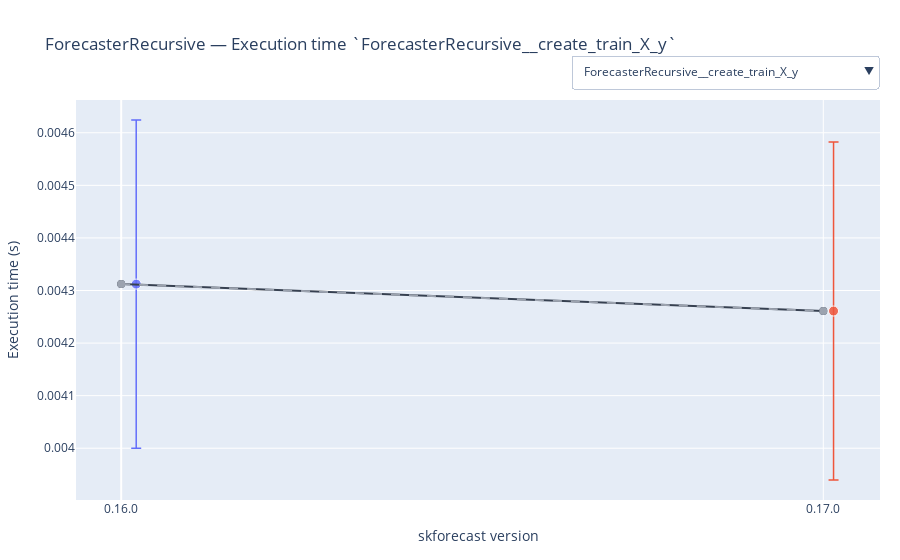

Notebook source saved alongside this figure:
### Markdown cell above
## ForecasterRecursive

The [`ForecasterRecursive` class](https://skforecast.org/latest/user_guides/autoregresive-forecaster.html) is benchmarked under a fixed experimental setup to ensure fair comparison across library versions. Key conditions are:

| Condition          | Value                                                                                |
|:-------------------|:-------------------------------------------------------------------------------------|
| Regressor          | `sklearn.dummy.DummyRegressor` (to isolate forecaster overhead)                      |
| Dataset length     | 2000 synthetic observations (generated with `bench_forecaster_recursive._make_data`) |
| Exogenous features | 3                                                                                    |
| Prediction horizon | 100 steps ahead                                                                      |
| Backtesting split  | 1200 training, remaining for testing, step size = 50, no re-fitting (see [guide](https://skforecast.org/latest/user_guides/backtesting.html)) |

**Note:** In versions `< 0.14.0`, `ForecasterRecursive` was named `ForecasterAutoreg`.

### Code cell
# Plot benchmark results
# ==============================================================================
plot_benchmark_results(
    results_benchmark_all,
    forecaster_names = ['ForecasterRecursive', 'ForecasterAutoreg'],
    regressors       = ['DummyRegressor'],
    add_mean         = True,
    add_median       = True
)

### Figure 1 — Plotly figure (JSON) as saved in the notebook; plotly's stock layout.template omitted (floating-point values rounded to 4 significant figures)
{"data": [{"error_y": {"array": [0.0003121], "color": "#636EFA", "thickness": 1.5, "type": "data", "visible": true, "width": 5}, "hovertemplate": "%{text}<extra></extra>", "marker": {"color": "#636EFA", "line": {"color": "white", "width": 1}, "opacity": 0.85, "size": 10}, "mode": "markers", "text": ["Forecaster: ForecasterRecursive<br>Regressor: DummyRegressor<br>Function: ForecasterRecursive__create_train_X_y<br>Function_hash: 59b823f1ff395872fac4f7578bd859fa<br>Method: ForecasterRecursive__create_train_X_y<br>Datetime: 2025-08-25 11:26:56.948536<br>Python version: 3.12.11<br>skforecast version: 0.16.0<br>numpy version: 2.1.3<br>pandas version: 2.3.2<br>sklearn version: 1.6.1<br>lightgbm version: 4.6.0<br>Platform: Linux-6.11.0-1018-azure-x86_64-with-glibc2.39<br>Processor: x86_64<br>CPU count: 4<br>Memory (GB): 16.77<br>Run time avg: 0.004312 s<br>Run time median: 0.004247 s<br>Run time p95: 0.004396 s<br>Run time std: 0.000312 s<br>Nº repeats: 30"], "type": "scatter", "visible": true, "x": [0.02138], "y": [0.004312]}, {"error_y": {"array": [0.0003214], "color": "#EF553B", "thickness": 1.5, "type": "data", "visible": true, "width": 5}, "hovertemplate": "%{text}<extra></extra>", "marker": {"color": "#EF553B", "line": {"color": "white", "width": 1}, "opacity": 0.85, "size": 10}, "mode": "markers", "text": ["Forecaster: ForecasterRecursive<br>Regressor: DummyRegressor<br>Function: ForecasterRecursive__create_train_X_y<br>Function_hash: 59b823f1ff395872fac4f7578bd859fa<br>Method: ForecasterRecursive__create_train_X_y<br>Datetime: 2025-08-25 11:25:01.633692<br>Python version: 3.12.11<br>skforecast version: 0.17.0<br>numpy version: 2.1.3<br>pandas version: 2.3.2<br>sklearn version: 1.6.1<br>lightgbm version: 4.6.0<br>Platform: Linux-6.11.0-1018-azure-x86_64-with-glibc2.39<br>Processor: x86_64<br>CPU count: 4<br>Memory (GB): 16.77<br>Run time avg: 0.004261 s<br>Run time median: 0.004189 s<br>Run time p95: 0.004373 s<br>Run time std: 0.000321 s<br>Nº repeats: 30"], "type": "scatter", "visible": true, "x": [1.015], "y": [0.004261]}, {"error_y": {"array": [0.0002072], "color": "#636EFA", "thickness": 1.5, "type": "data", "visible": true, "width": 5}, "hovertemplate": "%{text}<extra></extra>", "marker": {"color": "#636EFA", "line": {"color": "white", "width": 1}, "opacity": 0.85, "size": 10}, "mode": "markers", "text": ["Forecaster: ForecasterRecursive<br>Regressor: DummyRegressor<br>Function: ForecasterRecursive_fit<br>Function_hash: 9d73eaf5faa980194d715362601eed68<br>Method: ForecasterRecursive_fit<br>Datetime: 2025-08-25 11:26:57.009134<br>Python version: 3.12.11<br>skforecast version: 0.16.0<br>numpy version: 2.1.3<br>pandas version: 2.3.2<br>sklearn version: 1.6.1<br>lightgbm version: 4.6.0<br>Platform: Linux-6.11.0-1018-azure-x86_64-with-glibc2.39<br>Processor: x86_64<br>CPU count: 4<br>Memory (GB): 16.77<br>Run time avg: 0.005409 s<br>Run time median: 0.005339 s<br>Run time p95: 0.005754 s<br>Run time std: 0.000207 s<br>Nº repeats: 10"], "type": "scatter", "visible": false, "x": [-0.01637], "y": [0.005409]}, {"error_y": {"array": [0.0001613], "color": "#EF553B", "thickness": 1.5, "type": "data", "visible": true, "width": 5}, "hovertemplate": "%{text}<extra></extra>", "marker": {"color": "#EF553B", "line": {"color": "white", "width": 1}, "opacity": 0.85, "size": 10}, "mode": "markers", "text": ["Forecaster: ForecasterRecursive<br>Regressor: DummyRegressor<br>Function: ForecasterRecursive_fit<br>Function_hash: 9d73eaf5faa980194d715362601eed68<br>Method: ForecasterRecursive_fit<br>Datetime: 2025-08-25 11:25:01.691309<br>Python version: 3.12.11<br>skforecast version: 0.17.0<br>numpy version: 2.1.3<br>pandas version: 2.3.2<br>sklearn version: 1.6.1<br>lightgbm version: 4.6.0<br>Platform: Linux-6.11.0-1018-azure-x86_64-with-glibc2.39<br>Processor: x86_64<br>CPU count: 4<br>Memory (GB): 16.77<br>Run time avg: 0.005308 s<br>Run time median: 0.005252 s<br>Run time p95: 0.005579 s<br>Run time std: 0.000161 s<br>Nº repeats: 10"], "type": "scatter", "visible": false, "x": [1.009], "y": [0.005308]}, {"error_y": {"array": [2.541e-05], "color": "#636EFA", "thickness": 1.5, "type": "data", "visible": true, "width": 5}, "hovertemplate": "%{text}<extra></extra>", "marker": {"color": "#636EFA", "line": {"color": "white", "width": 1}, "opacity": 0.85, "size": 10}, "mode": "markers", "text": ["Forecaster: ForecasterRecursive<br>Regressor: DummyRegressor<br>Function: ForecasterRecursive_check_predict_inputs<br>Function_hash: e5142828938182d8f4d6d18f008a3ea4<br>Method: ForecasterRecursive_check_predict_inputs<br>Datetime: 2025-08-25 11:26:57.026558<br>Python version: 3.12.11<br>skforecast version: 0.16.0<br>numpy version: 2.1.3<br>pandas version: 2.3.2<br>sklearn version: 1.6.1<br>lightgbm version: 4.6.0<br>Platform: Linux-6.11.0-1018-azure-x86_64-with-glibc2.39<br>Processor: x86_64<br>CPU count: 4<br>Memory (GB): 16.77<br>Run time avg: 0.000211 s<br>Run time median: 0.000203 s<br>Run time p95: 0.000244 s<br>Run time std: 0.000025 s<br>Nº repeats: 30"], "type": "scatter", "visible": false, "x": [0.0213], "y": [0.000211]}, {"error_y": {"array": [2.321e-05], "color": "#EF553B", "thickness": 1.5, "type": "data", "visible": true, "width": 5}, "hovertemplate": "%{text}<extra></extra>", "marker": {"color": "#EF553B", "line": {"color": "white", "width": 1}, "opacity": 0.85, "size": 10}, "mode": "markers", "text": ["Forecaster: ForecasterRecursive<br>Regressor: DummyRegressor<br>Function: ForecasterRecursive_check_predict_inputs<br>Function_hash: e5142828938182d8f4d6d18f008a3ea4<br>Method: ForecasterRecursive_check_predict_inputs<br>Datetime: 2025-08-25 11:25:01.709046<br>Python version: 3.12.11<br>skforecast version: 0.17.0<br>numpy version: 2.1.3<br>pandas version: 2.3.2<br>sklearn version: 1.6.1<br>lightgbm version: 4.6.0<br>Platform: Linux-6.11.0-1018-azure-x86_64-with-glibc2.39<br>Processor: x86_64<br>CPU count: 4<br>Memory (GB): 16.77<br>Run time avg: 0.000216 s<br>Run time median: 0.000210 s<br>Run time p95: 0.000251 s<br>Run time std: 0.000023 s<br>Nº repeats: 30"], "type": "scatter", "visible": false, "x": [1.03], "y": [0.0002164]}, {"error_y": {"array": [8.783e-05], "color": "#636EFA", "thickness": 1.5, "type": "data", "visible": true, "width": 5}, "hovertemplate": "%{text}<extra></extra>", "marker": {"color": "#636EFA", "line": {"color": "white", "width": 1}, "opacity": 0.85, "size": 10}, "mode": "markers", "text": ["Forecaster: ForecasterRecursive<br>Regressor: DummyRegressor<br>Function: ForecasterRecursive__create_predict_inputs<br>Function_hash: 00720cf9fd37bb5bfbe41ab05dd1e25a<br>Method: ForecasterRecursive__create_predict_inputs<br>Datetime: 2025-08-25 11:26:57.094355<br>Python version: 3.12.11<br>skforecast version: 0.16.0<br>numpy version: 2.1.3<br>pandas version: 2.3.2<br>sklearn version: 1.6.1<br>lightgbm version: 4.6.0<br>Platform: Linux-6.11.0-1018-azure-x86_64-with-glibc2.39<br>Processor: x86_64<br>CPU count: 4<br>Memory (GB): 16.77<br>Run time avg: 0.002125 s<br>Run time median: 0.002097 s<br>Run time p95: 0.002240 s<br>Run time std: 0.000088 s<br>Nº repeats: 30"], "type": "scatter", "visible": false, "x": [0.02426], "y": [0.002125]}, {"error_y": {"array": [6.901e-05], "color": "#EF553B", "thickness": 1.5, "type": "data", "visible": true, "width": 5}, "hovertemplate": "%{text}<extra></extra>", "marker": {"color": "#EF553B", "line": {"color": "white", "width": 1}, "opacity": 0.85, "size": 10}, "mode": "markers", "text": ["Forecaster: ForecasterRecursive<br>Regressor: DummyRegressor<br>Function: ForecasterRecursive__create_predict_inputs<br>Function_hash: 00720cf9fd37bb5bfbe41ab05dd1e25a<br>Method: ForecasterRecursive__create_predict_inputs<br>Datetime: 2025-08-25 11:25:01.778164<br>Python version: 3.12.11<br>skforecast version: 0.17.0<br>numpy version: 2.1.3<br>pandas version: 2.3.2<br>sklearn version: 1.6.1<br>lightgbm version: 4.6.0<br>Platform: Linux-6.11.0-1018-azure-x86_64-with-glibc2.39<br>Processor: x86_64<br>CPU count: 4<br>Memory (GB): 16.77<br>Run time avg: 0.002169 s<br>Run time median: 0.002157 s<br>Run time p95: 0.002214 s<br>Run time std: 0.000069 s<br>Nº repeats: 30"], "type": "scatter", "visible": false, "x": [1.041], "y": [0.002169]}, {"error_y": {"array": [6.606e-05], "color": "#636EFA", "thickness": 1.5, "type": "data", "visible": true, "width": 5}, "hovertemplate": "%{text}<extra></extra>", "marker": {"color": "#636EFA", "line": {"color": "white", "width": 1}, "opacity": 0.85, "size": 10}, "mode": "markers", "text": ["Forecaster: ForecasterRecursive<br>Regressor: DummyRegressor<br>Function: ForecasterRecursive_predict<br>Function_hash: 098241567b0d263ea500b9c57823af43<br>Method: ForecasterRecursive_predict<br>Datetime: 2025-08-25 11:26:57.263272<br>Python version: 3.12.11<br>skforecast version: 0.16.0<br>numpy version: 2.1.3<br>pandas version: 2.3.2<br>sklearn version: 1.6.1<br>lightgbm version: 4.6.0<br>Platform: Linux-6.11.0-1018-azure-x86_64-with-glibc2.39<br>Processor: x86_64<br>CPU count: 4<br>Memory (GB): 16.77<br>Run time avg: 0.005484 s<br>Run time median: 0.005477 s<br>Run time p95: 0.005581 s<br>Run time std: 0.000066 s<br>Nº repeats: 30"], "type": "scatter", "visible": false, "x": [-0.005077], "y": [0.005484]}, {"error_y": {"array": [7.443e-05], "color": "#EF553B", "thickness": 1.5, "type": "data", "visible": true, "width": 5}, "hovertemplate": "%{text}<extra></extra>", "marker": {"color": "#EF553B", "line": {"color": "white", "width": 1}, "opacity": 0.85, "size": 10}, "mode": "markers", "text": ["Forecaster: ForecasterRecursive<br>Regressor: DummyRegressor<br>Function: ForecasterRecursive_predict<br>Function_hash: 098241567b0d263ea500b9c57823af43<br>Method: ForecasterRecursive_predict<br>Datetime: 2025-08-25 11:25:01.956131<br>Python version: 3.12.11<br>skforecast version: 0.17.0<br>numpy version: 2.1.3<br>pandas version: 2.3.2<br>sklearn version: 1.6.1<br>lightgbm version: 4.6.0<br>Platform: Linux-6.11.0-1018-azure-x86_64-with-glibc2.39<br>Processor: x86_64<br>CPU count: 4<br>Memory (GB): 16.77<br>Run time avg: 0.005799 s<br>Run time median: 0.005780 s<br>Run time p95: 0.005965 s<br>Run time std: 0.000074 s<br>Nº repeats: 30"], "type": "scatter", "visible": false, "x": [0.9975], "y": [0.005799]}, {"error_y": {"array": [7.008e-05], "color": "#636EFA", "thickness": 1.5, "type": "data", "visible": true, "width": 5}, "hovertemplate": "%{text}<extra></extra>", "marker": {"color": "#636EFA", "line": {"color": "white", "width": 1}, "opacity": 0.85, "size": 10}, "mode": "markers", "text": ["Forecaster: ForecasterRecursive<br>Regressor: DummyRegressor<br>Function: ForecasterRecursive_predict_interval_conformal<br>Function_hash: e5b2b8e22e2931b304a30d8cdc7c802c<br>Method: ForecasterRecursive_predict_interval_conformal<br>Datetime: 2025-08-25 11:26:57.448052<br>Python version: 3.12.11<br>skforecast version: 0.16.0<br>numpy version: 2.1.3<br>pandas version: 2.3.2<br>sklearn version: 1.6.1<br>lightgbm version: 4.6.0<br>Platform: Linux-6.11.0-1018-azure-x86_64-with-glibc2.39<br>Processor: x86_64<br>CPU count: 4<br>Memory (GB): 16.77<br>Run time avg: 0.006011 s<br>Run time median: 0.006002 s<br>Run time p95: 0.006118 s<br>Run time std: 0.000070 s<br>Nº repeats: 30"], "type": "scatter", "visible": false, "x": [0.00469], "y": [0.006011]}, {"error_y": {"array": [0.0001829], "color": "#EF553B", "thickness": 1.5, "type": "data", "visible": true, "width": 5}, "hovertemplate": "%{text}<extra></extra>", "marker": {"color": "#EF553B", "line": {"color": "white", "width": 1}, "opacity": 0.85, "size": 10}, "mode": "markers", "text": ["Forecaster: ForecasterRecursive<br>Regressor: DummyRegressor<br>Function: ForecasterRecursive_predict_interval_conformal<br>Function_hash: e5b2b8e22e2931b304a30d8cdc7c802c<br>Method: ForecasterRecursive_predict_interval_conformal<br>Datetime: 2025-08-25 11:25:02.152195<br>Python version: 3.12.11<br>skforecast version: 0.17.0<br>numpy version: 2.1.3<br>pandas version: 2.3.2<br>sklearn version: 1.6.1<br>lightgbm version: 4.6.0<br>Platform: Linux-6.11.0-1018-azure-x86_64-with-glibc2.39<br>Processor: x86_64<br>CPU count: 4<br>Memory (GB): 16.77<br>Run time avg: 0.006398 s<br>Run time median: 0.006368 s<br>Run time p95: 0.006518 s<br>Run time std: 0.000183 s<br>Nº repeats: 30"], "type": "scatter", "visible": false, "x": [1.047], "y": [0.006398]}, {"error_y": {"array": [0.0004498], "color": "#636EFA", "thickness": 1.5, "type": "data", "visible": true, "width": 5}, "hovertemplate": "%{text}<extra></extra>", "marker": {"color": "#636EFA", "line": {"color": "white", "width": 1}, "opacity": 0.85, "size": 10}, "mode": "markers", "text": ["Forecaster: ForecasterRecursive<br>Regressor: DummyRegressor<br>Function: ForecasterRecursive_backtesting<br>Function_hash: 936dae1ca00a8ed7ba0c97f2dde8c8ab<br>Method: ForecasterRecursive_backtesting<br>Datetime: 2025-08-25 11:26:57.820659<br>Python version: 3.12.11<br>skforecast version: 0.16.0<br>numpy version: 2.1.3<br>pandas version: 2.3.2<br>sklearn version: 1.6.1<br>lightgbm version: 4.6.0<br>Platform: Linux-6.11.0-1018-azure-x86_64-with-glibc2.39<br>Processor: x86_64<br>CPU count: 4<br>Memory (GB): 16.77<br>Run time avg: 0.073399 s<br>Run time median: 0.073117 s<br>Run time p95: 0.074089 s<br>Run time std: 0.000450 s<br>Nº repeats: 5"], "type": "scatter", "visible": false, "x": [-0.03668], "y": [0.0734]}, {"error_y": {"array": [0.002284], "color": "#EF553B", "thickness": 1.5, "type": "data", "visible": true, "width": 5}, "hovertemplate": "%{text}<extra></extra>", "marker": {"color": "#EF553B", "line": {"color": "white", "width": 1}, "opacity": 0.85, "size": 10}, "mode": "markers", "text": ["Forecaster: ForecasterRecursive<br>Regressor: DummyRegressor<br>Function: ForecasterRecursive_backtesting<br>Function_hash: 936dae1ca00a8ed7ba0c97f2dde8c8ab<br>Method: ForecasterRecursive_backtesting<br>Datetime: 2025-08-25 11:25:02.529025<br>Python version: 3.12.11<br>skforecast version: 0.17.0<br>numpy version: 2.1.3<br>pandas version: 2.3.2<br>sklearn version: 1.6.1<br>lightgbm version: 4.6.0<br>Platform: Linux-6.11.0-1018-azure-x86_64-with-glibc2.39<br>Processor: x86_64<br>CPU count: 4<br>Memory (GB): 16.77<br>Run time avg: 0.074496 s<br>Run time median: 0.075701 s<br>Run time p95: 0.076808 s<br>Run time std: 0.002284 s<br>Nº repeats: 5"], "type": "scatter", "visible": false, "x": [0.9709], "y": [0.0745]}, {"error_y": {"array": [0.000307], "color": "#636EFA", "thickness": 1.5, "type": "data", "visible": true, "width": 5}, "hovertemplate": "%{text}<extra></extra>", "marker": {"color": "#636EFA", "line": {"color": "white", "width": 1}, "opacity": 0.85, "size": 10}, "mode": "markers", "text": ["Forecaster: ForecasterRecursive<br>Regressor: DummyRegressor<br>Function: ForecasterRecursive_backtesting_conformal<br>Function_hash: d4ae7ffd93daffa8f7d0b9c6a839cdc7<br>Method: ForecasterRecursive_backtesting_conformal<br>Datetime: 2025-08-25 11:26:58.244216<br>Python version: 3.12.11<br>skforecast version: 0.16.0<br>numpy version: 2.1.3<br>pandas version: 2.3.2<br>sklearn version: 1.6.1<br>lightgbm version: 4.6.0<br>Platform: Linux-6.11.0-1018-azure-x86_64-with-glibc2.39<br>Processor: x86_64<br>CPU count: 4<br>Memory (GB): 16.77<br>Run time avg: 0.083806 s<br>Run time median: 0.084010 s<br>Run time p95: 0.084089 s<br>Run time std: 0.000307 s<br>Nº repeats: 5"], "type": "scatter", "visible": false, "x": [0.01959], "y": [0.08381]}, {"error_y": {"array": [9.945e-05], "color": "#EF553B", "thickness": 1.5, "type": "data", "visible": true, "width": 5}, "hovertemplate": "%{text}<extra></extra>", "marker": {"color": "#EF553B", "line": {"color": "white", "width": 1}, "opacity": 0.85, "size": 10}, "mode": "markers", "text": ["Forecaster: ForecasterRecursive<br>Regressor: DummyRegressor<br>Function: ForecasterRecursive_backtesting_conformal<br>Function_hash: d4ae7ffd93daffa8f7d0b9c6a839cdc7<br>Method: ForecasterRecursive_backtesting_conformal<br>Datetime: 2025-08-25 11:25:02.940787<br>Python version: 3.12.11<br>skforecast version: 0.17.0<br>numpy version: 2.1.3<br>pandas version: 2.3.2<br>sklearn version: 1.6.1<br>lightgbm version: 4.6.0<br>Platform: Linux-6.11.0-1018-azure-x86_64-with-glibc2.39<br>Processor: x86_64<br>CPU count: 4<br>Memory (GB): 16.77<br>Run time avg: 0.081490 s<br>Run time median: 0.081428 s<br>Run time p95: 0.081620 s<br>Run time std: 0.000099 s<br>Nº repeats: 5"], "type": "scatter", "visible": false, "x": [1.002], "y": [0.08149]}, {"line": {"color": "#374151", "width": 2}, "marker": {"color": "#374151", "size": 8}, "mode": "lines+markers", "name": "Median (per version)", "type": "scatter", "visible": true, "x": [0, 1], "y": [0.004312, 0.004261]}, {"line": {"color": "#374151", "width": 2}, "marker": {"color": "#374151", "size": 8}, "mode": "lines+markers", "name": "Median (per version)", "type": "scatter", "visible": false, "x": [0, 1], "y": [0.005409, 0.005308]}, {"line": {"color": "#374151", "width": 2}, "marker": {"color": "#374151", "size": 8}, "mode": "lines+markers", "name": "Median (per version)", "type": "scatter", "visible": false, "x": [0, 1], "y": [0.000211, 0.0002164]}, {"line": {"color": "#374151", "width": 2}, "marker": {"color": "#374151", "size": 8}, "mode": "lines+markers", "name": "Median (per version)", "type": "scatter", "visible": false, "x": [0, 1], "y": [0.002125, 0.002169]}, {"line": {"color": "#374151", "width": 2}, "marker": {"color": "#374151", "size": 8}, "mode": "lines+markers", "name": "Median (per version)", "type": "scatter", "visible": false, "x": [0, 1], "y": [0.005484, 0.005799]}, {"line": {"color": "#374151", "width": 2}, "marker": {"color": "#374151", "size": 8}, "mode": "lines+markers", "name": "Median (per version)", "type": "scatter", "visible": false, "x": [0, 1], "y": [0.006011, 0.006398]}, {"line": {"color": "#374151", "width": 2}, "marker": {"color": "#374151", "size": 8}, "mode": "lines+markers", "name": "Median (per version)", "type": "scatter", "visible": false, "x": [0, 1], "y": [0.0734, 0.0745]}, {"line": {"color": "#374151", "width": 2}, "marker": {"color": "#374151", "size": 8}, "mode": "lines+markers", "name": "Median (per version)", "type": "scatter", "visible": false, "x": [0, 1], "y": [0.08381, 0.08149]}, {"line": {"color": "#9CA3AF", "dash": "dash", "width": 2}, "marker": {"color": "#9CA3AF", "size": 8}, "mode": "lines+markers", "name": "Mean (per version)", "type": "scatter", "visible": true, "x": [0, 1], "y": [0.004312, 0.004261]}, {"line": {"color": "#9CA3AF", "dash": "dash", "width": 2}, "marker": {"color": "#9CA3AF", "size": 8}, "mode": "lines+markers", "name": "Mean (per version)", "type": "scatter", "visible": false, "x": [0, 1], "y": [0.005409, 0.005308]}, {"line": {"color": "#9CA3AF", "dash": "dash", "width": 2}, "marker": {"color": "#9CA3AF", "size": 8}, "mode": "lines+markers", "name": "Mean (per version)", "type": "scatter", "visible": false, "x": [0, 1], "y": [0.000211, 0.0002164]}, {"line": {"color": "#9CA3AF", "dash": "dash", "width": 2}, "marker": {"color": "#9CA3AF", "size": 8}, "mode": "lines+markers", "name": "Mean (per version)", "type": "scatter", "visible": false, "x": [0, 1], "y": [0.002125, 0.002169]}, {"line": {"color": "#9CA3AF", "dash": "dash", "width": 2}, "marker": {"color": "#9CA3AF", "size": 8}, "mode": "lines+markers", "name": "Mean (per version)", "type": "scatter", "visible": false, "x": [0, 1], "y": [0.005484, 0.005799]}, {"line": {"color": "#9CA3AF", "dash": "dash", "width": 2}, "marker": {"color": "#9CA3AF", "size": 8}, "mode": "lines+markers", "name": "Mean (per version)", "type": "scatter", "visible": false, "x": [0, 1], "y": [0.006011, 0.006398]}, {"line": {"color": "#9CA3AF", "dash": "dash", "width": 2}, "marker": {"color": "#9CA3AF", "size": 8}, "mode": "lines+markers", "name": "Mean (per version)", "type": "scatter", "visible": false, "x": [0, 1], "y": [0.0734, 0.0745]}, {"line": {"color": "#9CA3AF", "dash": "dash", "width": 2}, "marker": {"color": "#9CA3AF", "size": 8}, "mode": "lines+markers", "name": "Mean (per version)", "type": "scatter", "visible": false, "x": [0, 1], "y": [0.08381, 0.08149]}], "layout": {"legend": {"title": {"text": ""}}, "margin": {"b": 60, "l": 70, "r": 20, "t": 100}, "showlegend": false, "title": {"text": "ForecasterRecursive — Execution time `ForecasterRecursive__create_train_X_y`"}, "updatemenus": [{"buttons": [{"args": [{"visible": [true, true, false, false, false, false, false, false, false, false, false, false, false, false, false, false, true, false, false, false, false, false, false, false, true, false, false, false, false, false, false, false]}, {"title": "Execution time — method: ForecasterRecursive__create_train_X_y"}], "label": "ForecasterRecursive__create_train_X_y", "method": "update"}, {"args": [{"visible": [false, false, true, true, false, false, false, false, false, false, false, false, false, false, false, false, false, true, false, false, false, false, false, false, false, true, false, false, false, false, false, false]}, {"title": "Execution time — method: ForecasterRecursive_fit"}], "label": "ForecasterRecursive_fit", "method": "update"}, {"args": [{"visible": [false, false, false, false, true, true, false, false, false, false, false, false, false, false, false, false, false, false, true, false, false, false, false, false, false, false, true, false, false, false, false, false]}, {"title": "Execution time — method: ForecasterRecursive_check_predict_inputs"}], "label": "ForecasterRecursive_check_predict_inputs", "method": "update"}, {"args": [{"visible": [false, false, false, false, false, false, true, true, false, false, false, false, false, false, false, false, false, false, false, true, false, false, false, false, false, false, false, true, false, false, false, false]}, {"title": "Execution time — method: ForecasterRecursive__create_predict_inputs"}], "label": "ForecasterRecursive__create_predict_inputs", "method": "update"}, {"args": [{"visible": [false, false, false, false, false, false, false, false, true, true, false, false, false, false, false, false, false, false, false, false, true, false, false, false, false, false, false, false, true, false, false, false]}, {"title": "Execution time — method: ForecasterRecursive_predict"}], "label": "ForecasterRecursive_predict", "method": "update"}, {"args": [{"visible": [false, false, false, false, false, false, false, false, false, false, true, true, false, false, false, false, false, false, false, false, false, true, false, false, false, false, false, false, false, true, false, false]}, {"title": "Execution time — method: ForecasterRecursive_predict_interval_conformal"}], "label": "ForecasterRecursive_predict_interval_conformal", "method": "update"}, {"args": [{"visible": [false, false, false, false, false, false, false, false, false, false, false, false, true, true, false, false, false, false, false, false, false, false, true, false, false, false, false, false, false, false, true, false]}, {"title": "Execution time — method: ForecasterRecursive_backtesting"}], "label": "ForecasterRecursive_backtesting", "method": "update"}, {"args": [{"visible": [false, false, false, false, false, false, false, false, false, false, false, false, false, false, true, true, false, false, false, false, false, false, false, true, false, false, false, false, false, false, false, true]}, {"title": "Execution time — method: ForecasterRecursive_backtesting_conformal"}], "label": "ForecasterRecursive_backtesting_conformal", "method": "update"}], "direction": "down", "pad": {"r": 2, "t": 0}, "showactive": true, "type": "dropdown", "x": 1, "xanchor": "right", "y": 1.03, "yanchor": "bottom"}], "xaxis": {"automargin": true, "tickangle": 0, "tickmode": "array", "ticktext": ["0.16.0", "0.17.0"], "tickvals": [0, 1], "title": {"text": "skforecast version"}}, "yaxis": {"automargin": true, "title": {"text": "Execution time (s)"}}}}
